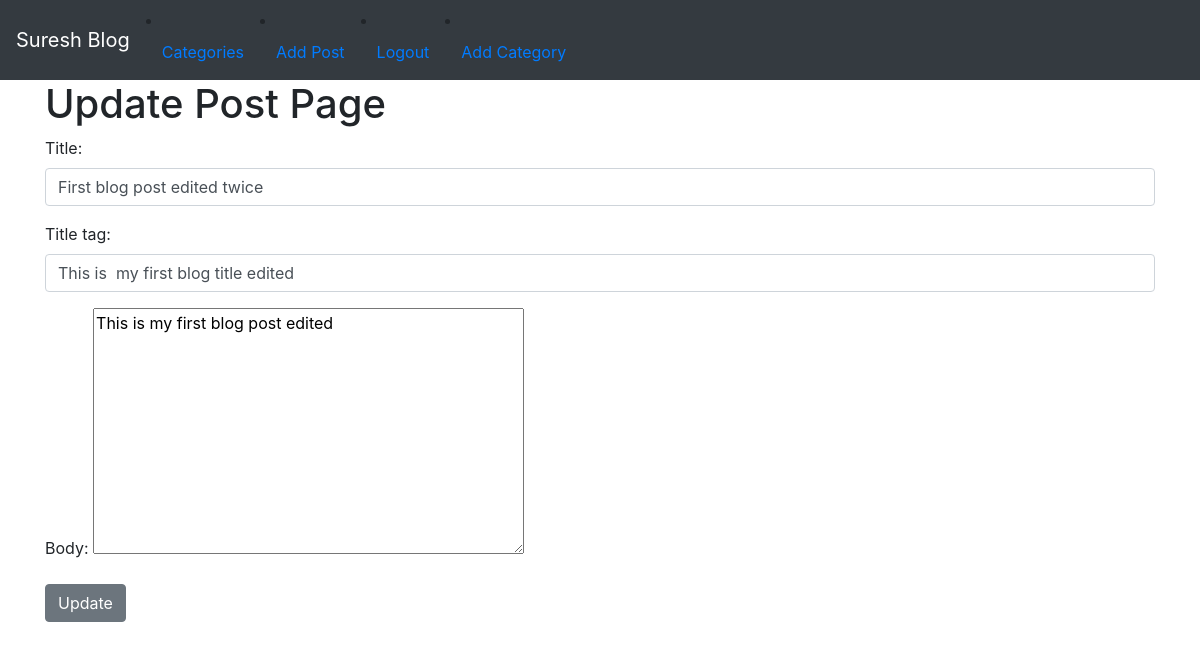
/update_post/edit/1/ (signed in), run on an earlier commit of the app's database.
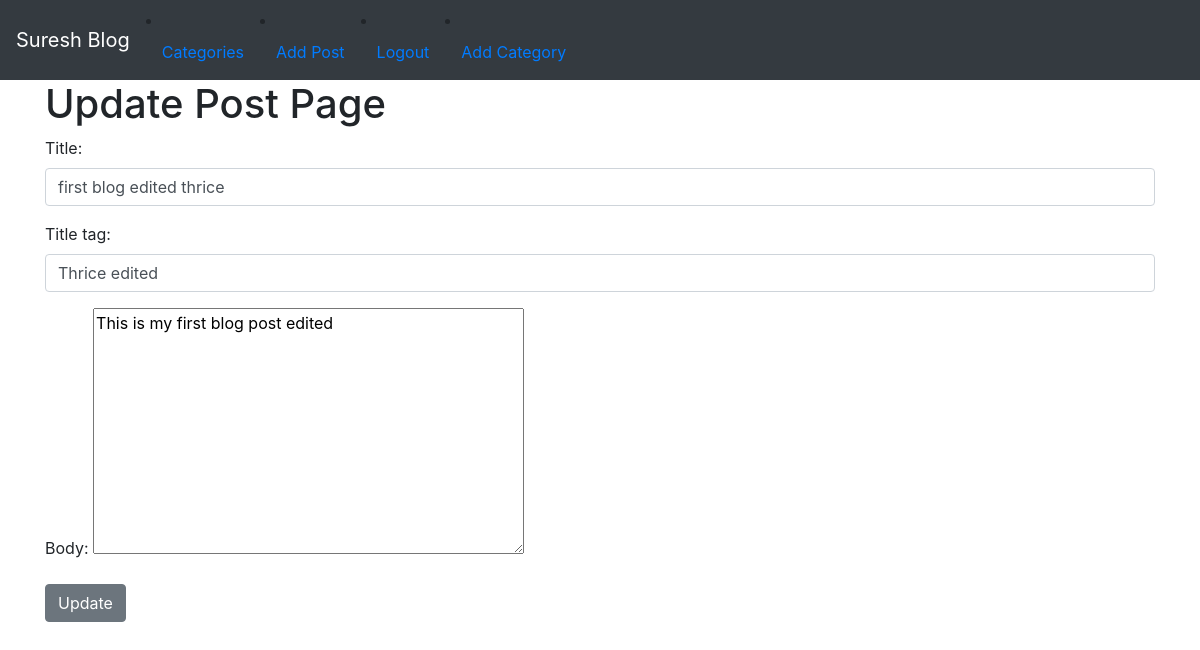
And on a later commit of the database.
### blog/models.py (models this page shows, shortened)
class Post(models.Model):
    title = models.CharField(max_length=255)
    title_tag = models.CharField(max_length=255)
    author = models.ForeignKey(User,on_delete=models.CASCADE)
    body = models.TextField()
    post_date = models.DateField(auto_now_add=True)
    category = models.CharField(max_length=255, default='coding')
    likes = models.ManyToManyField(User,related_name='blog_posts')

### blog/views.py (the view)
# urls.py: path('update_post/edit/<int:pk>/',UpdatePostView.as_view(),name='update_post'),
class UpdatePostView(UpdateView):
    model = Post
    form_class = EditForm
    template_name = "update_post.html"

### blog/forms.py
class EditForm(forms.ModelForm):
	class Meta:
		model = Post
		fields = ('title','title_tag','body')
		widgets = {
		'title': forms.TextInput(attrs={'class':'form-control'}),
		'title_tag': forms.TextInput(attrs={'class':'form-control'}),
		'body ': forms.Textarea(attrs={'class':'form-control'}),
		}

### blog/templates/update_post.html (shortened to what this page needs)
{% extends 'base.html'%}
{% block content%}
{% if user.is_authenticated %}
    {% if user.id == post.author.id %}
        <h1>Update Post Page</h1>
            <form method="POST">
            {{form.as_p}}
            <button class="btn btn-secondary">Update</button>
            </form>
        {% else %}
            <h1>You are not Logged In !!!</h1>
    {% endif %}
{% else %}
<h1>You are not Logged In !!!</h1>
{% endif %}
{% endblock%}

What changed in the data, as far as the page shows it:
changed Post "This is my first blog post edited": title "First blog post edited twice" → "first blog edited thrice"; title_tag "This is my first blog title edited" → "Thrice edited"
